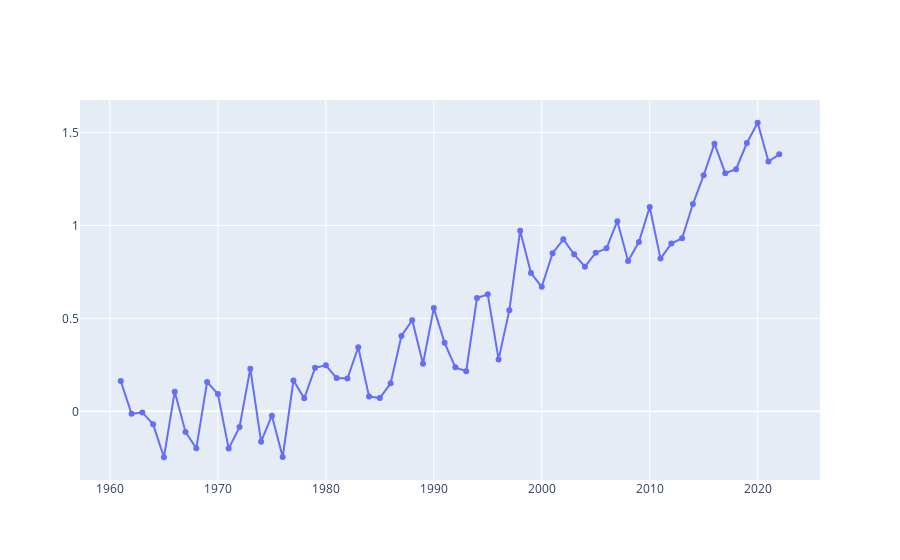

This figure's notebook cell:
### Code cell
fig_trends.add_trace(go.Scatter(
    x=temp_years.index,
    y=temp_years.values,
    mode='lines+markers',
    name='Temperature Change(C)'
))
